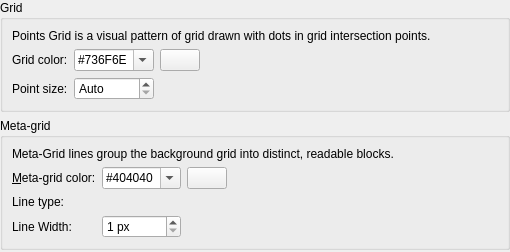
<?xml version="1.0" encoding="UTF-8"?>
<ui version="4.0">
 <class>LC_SettingsPageGridPoints</class>
 <widget class="QWidget" name="LC_SettingsPageGridPoints">
  <property name="geometry">
   <rect>
    <x>0</x>
    <y>0</y>
    <width>510</width>
    <height>252</height>
   </rect>
  </property>
  <layout class="QGridLayout" name="gridLayout_main">
   <property name="leftMargin">
    <number>0</number>
   </property>
   <property name="topMargin">
    <number>0</number>
   </property>
   <property name="rightMargin">
    <number>0</number>
   </property>
   <property name="bottomMargin">
    <number>0</number>
   </property>
   <item row="3" column="0">
    <spacer name="verticalSpacer">
     <property name="orientation">
      <enum>Qt::Orientation::Vertical</enum>
     </property>
     <property name="sizeHint" stdset="0">
      <size>
       <width>0</width>
       <height>0</height>
      </size>
     </property>
    </spacer>
   </item>
   <item row="1" column="0">
    <widget class="QGroupBox" name="groupBox_8">
     <property name="title">
      <string>Grid</string>
     </property>
     <layout class="QGridLayout" name="gridLayout">
      <item row="0" column="0" colspan="4">
       <widget class="QLabel" name="label">
        <property name="text">
         <string>Points Grid is a visual pattern of grid drawn with dots in grid intersection points. </string>
        </property>
        <property name="wordWrap">
         <bool>true</bool>
        </property>
       </widget>
      </item>
      <item row="1" column="2">
       <widget class="LC_ColorButton" name="pb_gridPoints">
        <property name="sizePolicy">
         <sizepolicy hsizetype="Maximum" vsizetype="Fixed">
          <horstretch>0</horstretch>
          <verstretch>0</verstretch>
         </sizepolicy>
        </property>
        <property name="toolTip">
         <string>Point

Click to select color.</string>
        </property>
       </widget>
      </item>
      <item row="1" column="1">
       <widget class="LC_ContentAdjustableComboBox" name="cbGridPointsColor">
        <property name="toolTip">
         <string>Grid Point Color

Color for grid points</string>
        </property>
        <property name="editable">
         <bool>true</bool>
        </property>
        <item>
         <property name="text">
          <string notr="true">#736F6E</string>
         </property>
        </item>
       </widget>
      </item>
      <item row="1" column="0">
       <widget class="QLabel" name="lGridColor">
        <property name="text">
         <string>Grid color:</string>
        </property>
        <property name="buddy">
         <cstring>cbGridPointsColor</cstring>
        </property>
       </widget>
      </item>
      <item row="1" column="3">
       <spacer name="horizontalSpacer_2">
        <property name="orientation">
         <enum>Qt::Orientation::Horizontal</enum>
        </property>
        <property name="sizeHint" stdset="0">
         <size>
          <width>0</width>
          <height>0</height>
         </size>
        </property>
       </spacer>
      </item>
      <item row="2" column="0">
       <widget class="QLabel" name="label_3">
        <property name="text">
         <string>Point size:</string>
        </property>
        <property name="buddy">
         <cstring>sbPointSize</cstring>
        </property>
       </widget>
      </item>
      <item row="2" column="1">
       <widget class="QSpinBox" name="sbPointSize">
        <property name="toolTip">
         <string>Point Size

Size of individual point of the grid, in pixels.
If &quot;Auto&quot; is selected - the size will be 1 logical pixel (adjusted for hiDPI)</string>
        </property>
        <property name="specialValueText">
         <string>Auto</string>
        </property>
        <property name="suffix">
         <string> px</string>
        </property>
        <property name="maximum">
         <number>5</number>
        </property>
       </widget>
      </item>
     </layout>
    </widget>
   </item>
   <item row="2" column="0">
    <widget class="QGroupBox" name="groupBox_6">
     <property name="title">
      <string>Meta-grid</string>
     </property>
     <layout class="QGridLayout" name="gridLayout_20">
      <item row="2" column="0">
       <widget class="QLabel" name="lMetaGridLineType">
        <property name="text">
         <string>Line type: </string>
        </property>
        <property name="buddy">
         <cstring>wMetaGridPointsLineType</cstring>
        </property>
       </widget>
      </item>
      <item row="3" column="1">
       <widget class="QSpinBox" name="sbMetaGridPointsWidth">
        <property name="toolTip">
         <string>Meta-Grid Line Width

Width of Meta Grid line if grid is drawn by points</string>
        </property>
        <property name="suffix">
         <string> px</string>
        </property>
        <property name="minimum">
         <number>1</number>
        </property>
        <property name="maximum">
         <number>10</number>
        </property>
        <property name="value">
         <number>1</number>
        </property>
       </widget>
      </item>
      <item row="1" column="1">
       <widget class="LC_ContentAdjustableComboBox" name="cbMetaGridPointsColor">
        <property name="toolTip">
         <string>Meta-Grid Color

Color for Meta Grid lines if grid drawn by points</string>
        </property>
        <property name="editable">
         <bool>true</bool>
        </property>
        <item>
         <property name="text">
          <string notr="true">#404040</string>
         </property>
        </item>
       </widget>
      </item>
      <item row="1" column="2">
       <widget class="LC_ColorButton" name="pb_metaPoints">
        <property name="sizePolicy">
         <sizepolicy hsizetype="Maximum" vsizetype="Fixed">
          <horstretch>0</horstretch>
          <verstretch>0</verstretch>
         </sizepolicy>
        </property>
        <property name="toolTip">
         <string>Meta-Grid Line

Click to select color.</string>
        </property>
       </widget>
      </item>
      <item row="1" column="0">
       <widget class="QLabel" name="lMetaGridColor">
        <property name="text">
         <string>&amp;Meta-grid color:</string>
        </property>
        <property name="buddy">
         <cstring>cbMetaGridPointsColor</cstring>
        </property>
       </widget>
      </item>
      <item row="1" column="3">
       <spacer name="horizontalSpacer">
        <property name="orientation">
         <enum>Qt::Orientation::Horizontal</enum>
        </property>
        <property name="sizeHint" stdset="0">
         <size>
          <width>0</width>
          <height>0</height>
         </size>
        </property>
       </spacer>
      </item>
      <item row="3" column="0">
       <widget class="QLabel" name="lMetaGridLineWidth">
        <property name="text">
         <string>Line Width:</string>
        </property>
        <property name="buddy">
         <cstring>sbMetaGridPointsWidth</cstring>
        </property>
       </widget>
      </item>
      <item row="2" column="1" colspan="2">
       <widget class="QG_LineTypeBox" name="wMetaGridPointsLineType" native="true">
        <property name="toolTip">
         <string>Meta-Grid Line Type

Type of Meta Grid line if grid is drawn as points</string>
        </property>
       </widget>
      </item>
      <item row="0" column="0" colspan="4">
       <widget class="QLabel" name="label_2">
        <property name="text">
         <string>Meta-Grid lines group the background grid into distinct, readable blocks. </string>
        </property>
        <property name="wordWrap">
         <bool>true</bool>
        </property>
       </widget>
      </item>
     </layout>
    </widget>
   </item>
  </layout>
 </widget>
 <customwidgets>
  <customwidget>
   <class>QG_LineTypeBox</class>
   <extends>QWidget</extends>
   <header>qg_linetypebox.h</header>
  </customwidget>
  <customwidget>
   <class>LC_ColorButton</class>
   <extends>QPushButton</extends>
   <header>lc_color_button.h</header>
  </customwidget>
         <customwidget>
             <class>LC_ContentAdjustableComboBox</class>
             <extends>QComboBox</extends>
             <header location="global">lc_content_adjustable_combo_box.h</header>
         </customwidget>
 </customwidgets>
 <resources/>
 <connections/>
</ui>
